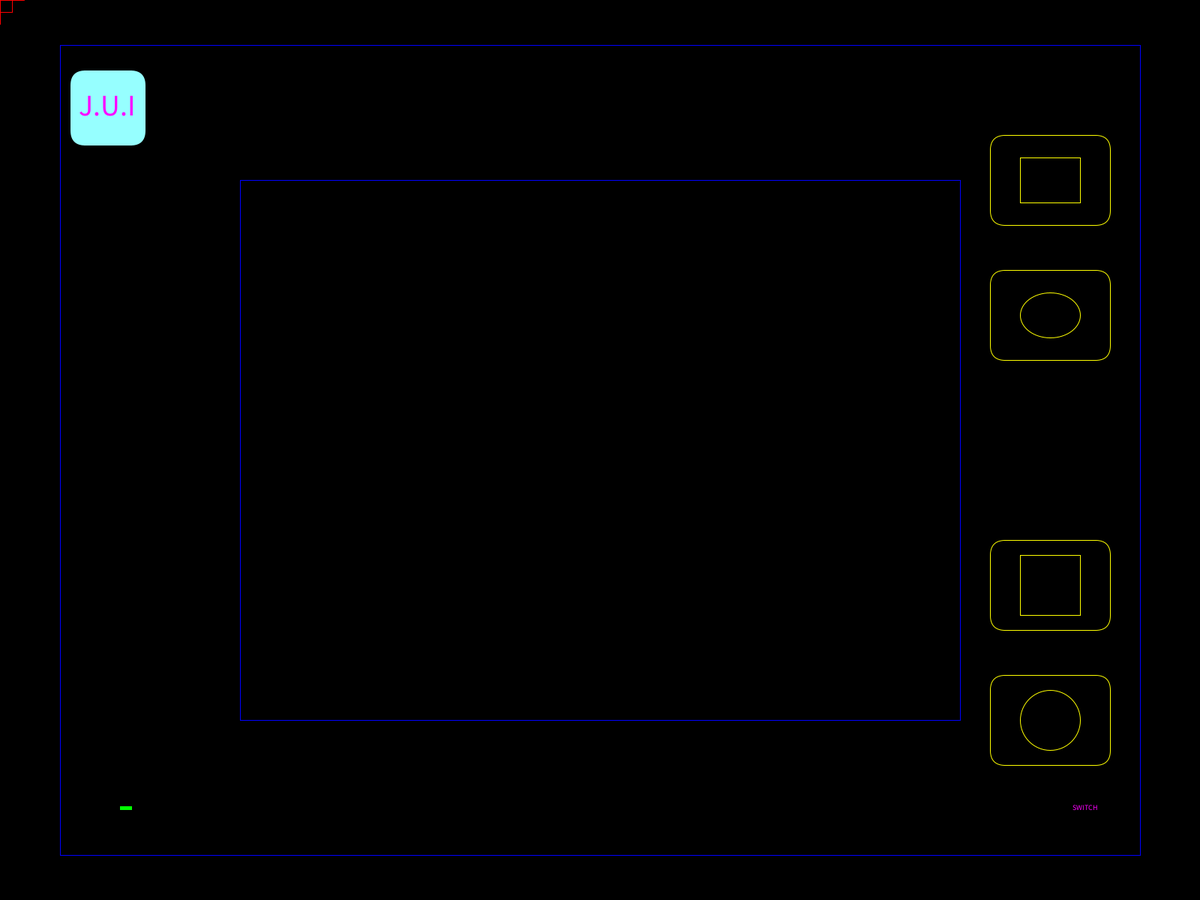
Frame 1 (no input)
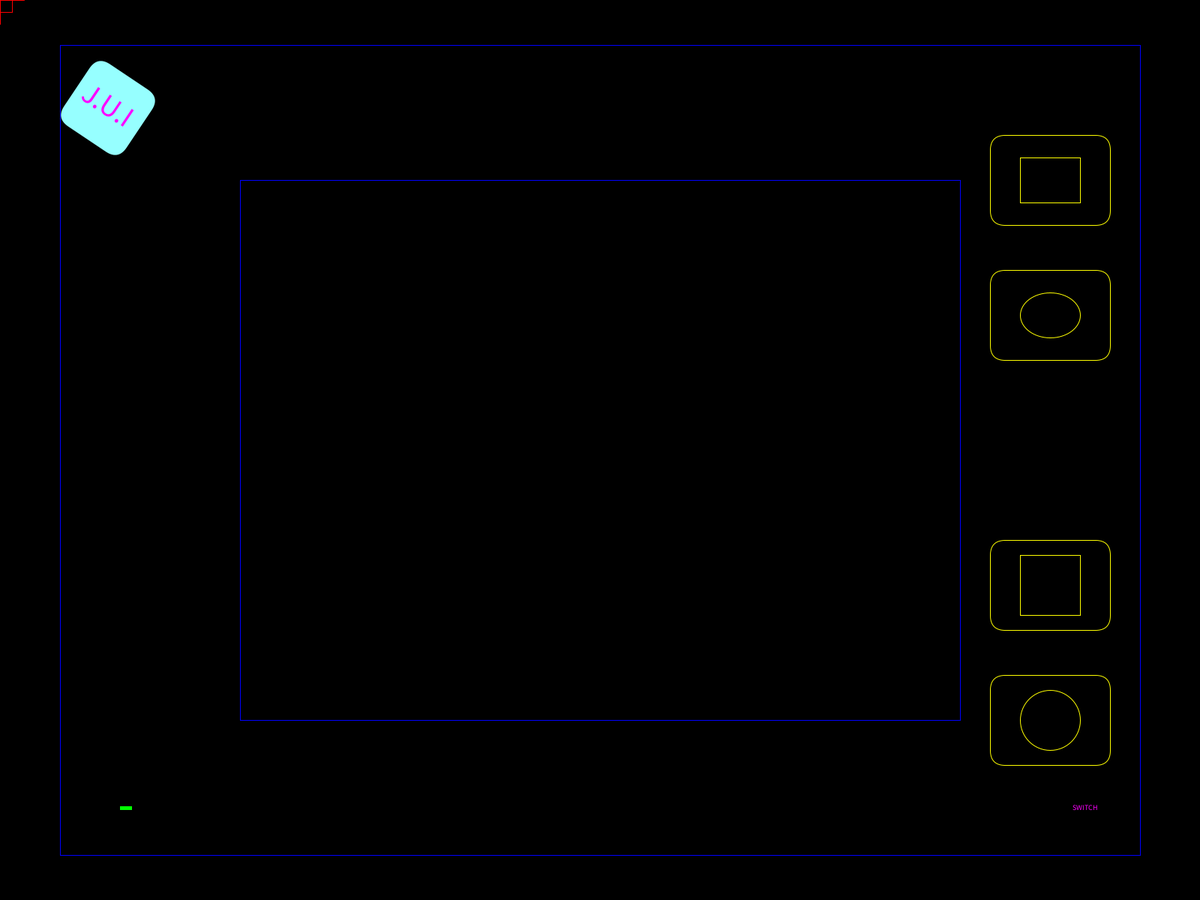
Frame 60 (the mouse pressed at the canvas centre just before this capture)
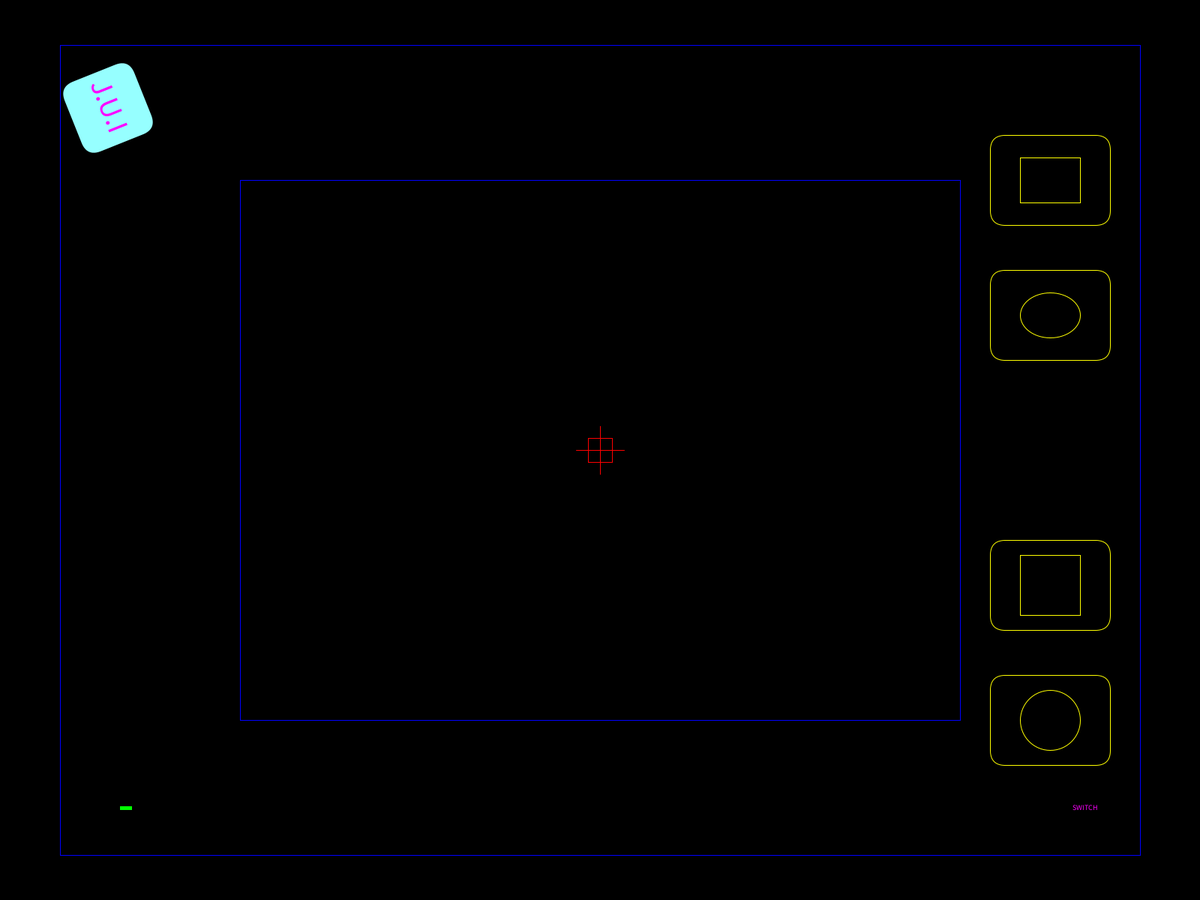
Frame 120 (the mouse held since frame 60 and released just before this capture)

The Processing sketch that drew these frames (run headless with seeded random() and noise(); from frame 60 on, the mouse is pressed at the canvas centre):

// Processing sketch: jet
// ── jet.pde
Throttle throttle;
Targeting target;
Weapons weapon1, weapon2, weapon3, weapon4;
Switch switch1;
float starPercent = 0.00001;
float theta = 0;

void setup()
{
  fullScreen();
  noCursor();
  throttle = new Throttle(width*0.1, height*0.9, 0.01*width, 0.3*height);
  target = new Targeting(width/2, height/2, width*0.02, width*0.9, height*0.9);
  weapon1 = new Weapons(width*0.875, height*0.8, width*0.1, height*0.1);
  weapon2 = new Weapons(width*0.875, height*0.65, width*0.1, height*0.1);
  weapon3 = new Weapons(width*0.875, height*0.2, width*0.1, height*0.1);
  weapon4 = new Weapons(width*0.875, height*0.35, width*0.1, height*0.1);
  switch1 = new Switch(width*0.9, height*0.9, width*0.02, height*0.02);
  
}

void draw()
{
  background(0);
  throttle.draw();
  target.draw(mouseX, mouseY);
  weapon1.draw(1);
  weapon2.draw(2);
  weapon3.draw(3);
  weapon4.draw(4);
  //drawStars();
  square();
  switch1.draw();
  stroke(0,0,255);
  
  
}

void keyPressed()
{
  if (key == 'w' && throttle.tHeight < throttle.maxHeight)
  {
    if ( throttle.tHeight > 0.9* throttle.maxHeight)
    {
      throttle.tHeight += 5;
    }
    else if ( throttle.tHeight > 0.5* throttle.maxHeight)
    {
      throttle.tHeight += 7;
    }
    else
    {
      throttle.tHeight += 10;
    }
  }
  
  if(key == 'k')
  {
    weapon1.select();
    weapon1.draw(1);
  }
  if(key == 'i')
  {
    weapon2.select();
    weapon2.draw(2);
  }
    if(key == 'o')
  {
    weapon3.select();
    weapon3.draw(3);
  }
  if(key == 'l')
  {
    weapon4.select();
    weapon4.draw(4);
  }
  
  if(key == 'b')
  {
    draw();
  }
}
// ── Function.pde
void square()
{
  pushMatrix();
  noStroke();
  fill(150,255,255);
  translate(width*0.09, height*0.12);
  rotate(theta);
  textSize(40);
  rect(0,0,100,100, 20);
  fill(255,0,255);
  text("J.U.I",-40,10);
  theta += 0.01;
  popMatrix();
}
// ── Switch.pde
class Switch
{
  float x;
  float y;
  float sWidth;
  float sHeight;
  
  Switch(float x, float y, float sWidth, float sHeight)
  {
    this.x = x;
    this.y = y;
    this.sWidth = sWidth;
    this.sHeight = sHeight;
  }
  
  void draw()
  {
    noFill();
    rect(x,y,sWidth,sHeight);
    textSize(10);
    text("SWITCH",x-10,y);
  }
  
  void auto()
  {
    
  }
}
// ── Targeting.pde
class Targeting
{
  float x;
  float y;
  float size;
  float xSize;
  float ySize;
  
  Targeting(float x, float y, float size, float xSize, float ySize)
  {
    this.x = x;
    this.y = y;
    this.size = size;
    this.xSize = xSize;
    this.ySize = ySize;
  }
  
  void draw(float xt, float yt)
  {
    rectMode(CENTER);
    noFill();
    stroke(255,0,0);
    rect(xt, yt, size, size);
    line(xt-size, yt, xt+size, yt);
    line(xt, yt-size, xt, yt+size);
    stroke(0, 0, 255);
    rect(x, y, xSize/1.5, ySize/1.5);
    stroke(0, 0, 255);
    rect(x, y, xSize, ySize);
  }
}
// ── Throttle.pde
class Throttle
{
  float x;
  float y;
  float tWidth;
  float tHeight;
  float maxHeight;
  
  Throttle(float x, float y, float tWidth, float maxHeight)
  {
    this.x = x;
    this.y = y;
    this.tWidth = tWidth;
    this.maxHeight = maxHeight;
    
    tHeight = 5;
  }
  
  void draw()
  {
    noFill();
    rectMode(CORNER);
    noStroke();
    if (tHeight > 0.9*maxHeight)
    {
      fill(255, 0, 0);
    }
    else if (tHeight > 0.5*maxHeight)
    {
      fill(255, 255, 0);
    }
    else
    {
      fill(0, 255, 0);
    }
    rect(x, y, tWidth, -tHeight);
    
    if ( tHeight > 5 )
    {
      tHeight -=2;
    }
  }
}
// ── Weapons.pde
class Weapons
{
  float size;
  float x;
  float y;
  float wWidth;
  float wHeight;
  
  Weapons(float x, float y, float wWidth, float wHeight)
  {
    this.x = x;
    this.y = y;
    this.wWidth = wWidth;
    this.wHeight = wHeight;
  }
  
  void draw(int opt)
  {
    stroke(255,255,0);
    if(opt == 1)
    {
      rect(x,y,wWidth,wHeight,20);
      ellipse(x, y, wWidth/2, wWidth/2);
    }
    else if(opt == 2)
    {
      rect(x,y,wWidth,wHeight,20);
      rect(x, y, wWidth/2, wWidth/2);
    }
    else if(opt == 3)
    {
      rect(x,y,wWidth,wHeight,20);
      rect(x, y, wWidth/2, wHeight/2);
    }
    else if(opt == 4)
    {
      rect(x,y,wWidth,wHeight,20);
      ellipse(x, y, wWidth/2, wHeight/2);
    }
  }
  
  void select()
  {
    fill(255);
  }
}
